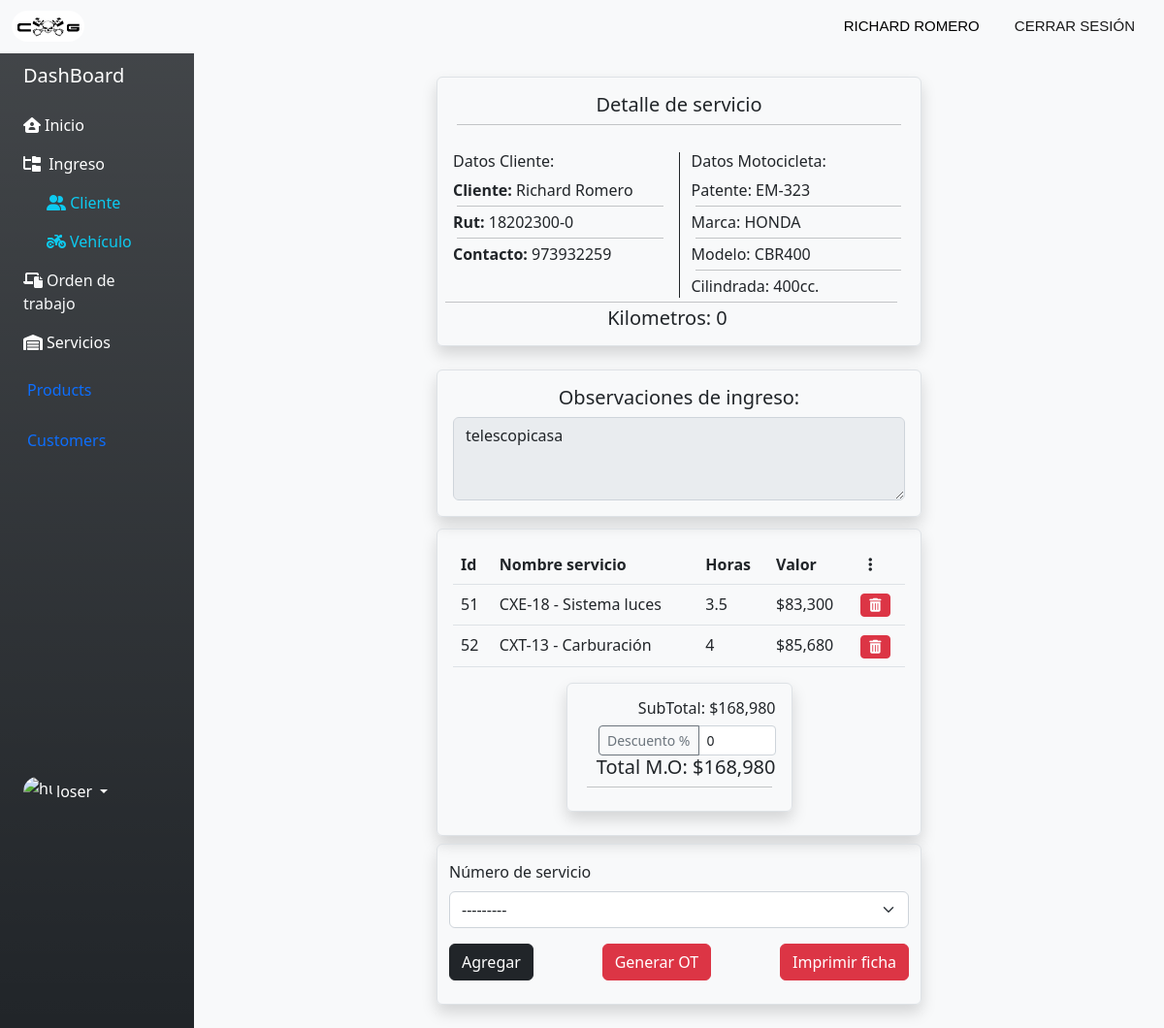
/detail-service/18202300-0/EM-323/5, run on an earlier commit of the app's database.
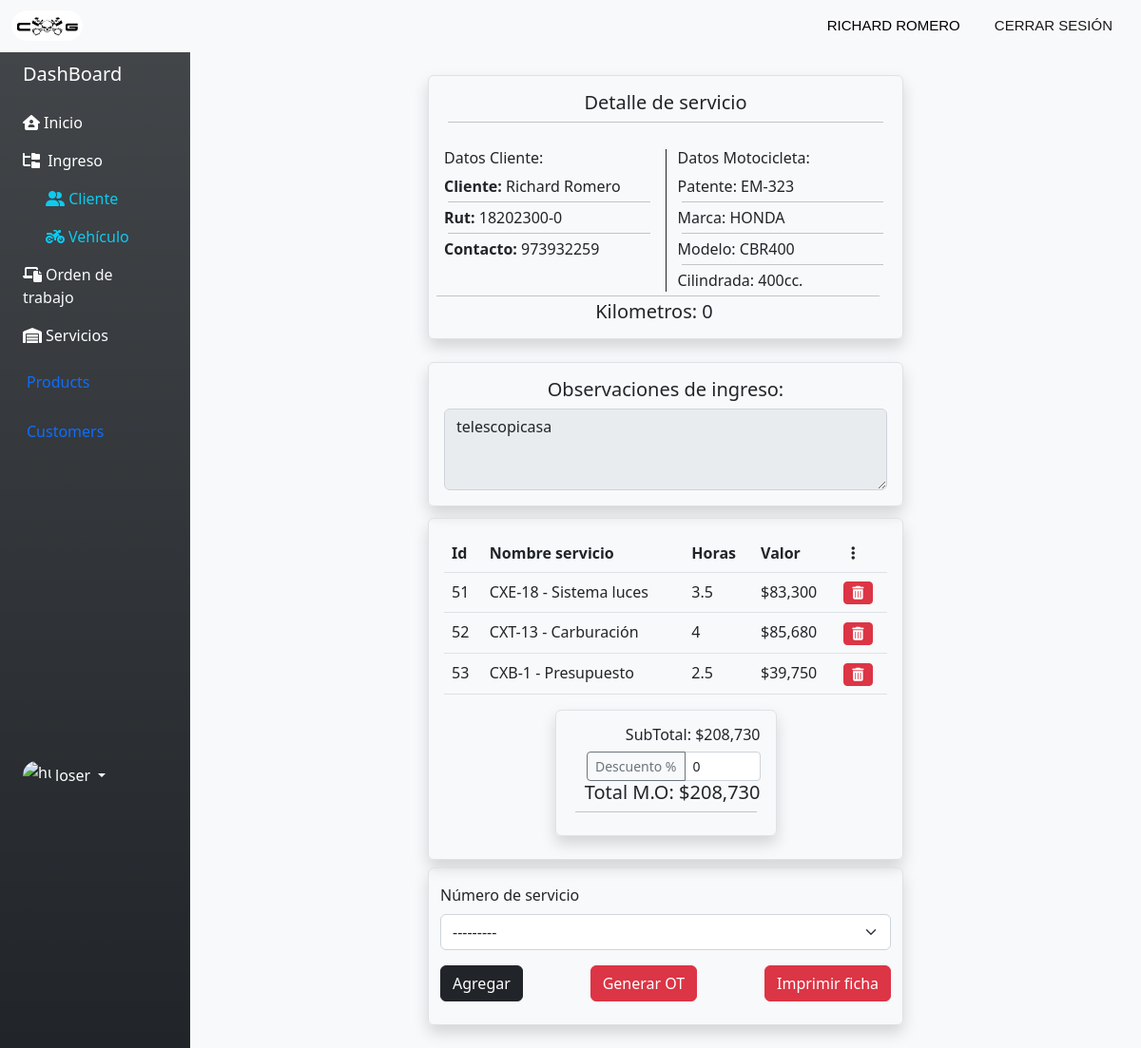
And on a later commit of the database.
### page/models.py (models this page shows, shortened)
class Detalle(models.Model):
    precio_servicio = models.IntegerField( verbose_name="Precio servicio")
    id_fi = models.ForeignKey(Ficha_ingreso, on_delete=models.CASCADE, verbose_name="Número de Ficha", null=True, blank=True)
    id_sv = models.ForeignKey(Servicio, on_delete=models.CASCADE, verbose_name="Número de servicio")

class Servicio(models.Model):
    id = models.CharField(primary_key=True, max_length=20)
    nombre_sv = models.CharField(max_length=50, verbose_name= "Nombre Servicio")
    desc_sv = models.TextField(verbose_name= "Descripción Servicio")
    hrs_240 = models.FloatField( verbose_name="Horas hasta 240 cc")
    hrs_500 = models.FloatField( verbose_name="Horas hasta 500 cc")
    hrs_800 = models.FloatField( verbose_name="Horas hasta 800 cc")
    hrs_810 = models.FloatField( verbose_name="Horas desde 810 cc")
    tipo_sv = models.CharField(max_length=250 ,verbose_name= "Tipo Servicio", choices=opcion_tipo_sv, default='Mantención')
    id_hh = models.ForeignKey(HoraHombre, verbose_name= "ID Hora Hombre", on_delete=models.CASCADE)
    def __str__(self):
        return self.id +' - '+ self.nombre_sv

class HoraHombre(models.Model):
    nombre_hh = models.CharField(max_length=50)
    descripcion_hh= models.CharField(max_length=250, verbose_name="Descripción")
    precio_hh= models.PositiveIntegerField(verbose_name="Precio")

### page/views.py (the view, shortened to what this page needs)
# urls.py: path('detail-service/<str:rut>/<str:patente>/<int:ficha>', detail_service, name= "detail-service"),
def detail_service(request, rut, patente, ficha):
    form = DetalleForm(request.POST or None, initial={'id_fi': ficha})
    ficha_id = Ficha_ingreso.objects.get(id=ficha)
    detalles = Detalle.objects.filter(id_fi = ficha)
    Mbikes = Vehiculo.objects.get(patente_vh = patente)
    client = Cliente.objects.get(rut_cli = rut)
    total = 0
    totalFin = 0
    desc = 0
    for detalle in detalles:
        total += detalle.precio_servicio
    data = {
        "form": form,
        "client": client,
        "Mbikes": Mbikes,
        "detalles": detalles,
        "ficha": ficha,
        "total":total,
        "totalFin":totalFin,
        "ficha_id": ficha_id,
        "desc": desc
    }
    if totalFin ==0:
        data["totalFin"] = total
    if request.method == 'GET':
        descData = request.GET.get('descuento', None)
    cc = Mbikes.cilindrada_vh
    def calculo(cc, sv):
        id_hh = sv.id_hh.precio_hh
        if cc < 240:
            horas = sv.hrs_240
            precio = id_hh*horas
            return round(int(precio))
        elif 241<cc<500:
            horas = sv.hrs_500
            precio = id_hh*horas
            return round(int(precio))
        elif 501 <cc< 810:
            horas = sv.hrs_800
            precio = id_hh*horas
            return round(int(precio))
        elif cc > 810:
            horas = sv.hrs_810
            precio = id_hh*horas
            return round(int(precio))
        precio = 10000
        return precio
    return render(request, "app/detail-service.html", data)

### page/forms.py
class DetalleForm(forms.ModelForm):
    class Meta:
        model = Detalle
        fields = '__all__'
        exclude = ('precio_servicio', 'id_fi')

### page/models.py (called while the page is built)
    def __str__(self):
        return str(self.id) #type: ignore

### page/templates/app/detail-service.html (shortened to what the changed rows need)
{% extends 'layouts/base-dashboard.html' %}
{% load static %}
{% load django_bootstrap5 %}
{% block content %}
{% load humanize %}
{% load mathfilters %}
<div class="container-fluid">
    <div class="row">
        <div class="col mt-2">
            <div class="row d-flex justify-content-center">
                <div class="container">
                    <div class="row">
                        <div class="col-12 col-md-6 offset-md-3 mt-1 border rounded shadow p-3 mb-2">
                            <table class="table table-hover">
                                <thead>
                                    <tr>
                                        <th scope="col">Id</th>
                                        <th scope="col">Nombre servicio</th>
                                        <th scope="col">Horas</th>
                                        <th scope="col">Valor</th>
                                        <th scope="col"><i class="fa-solid fa-ellipsis-vertical mx-2"></i></th>
                                    </tr>
                                </thead>
                                <tbody>
                                    {% for detalle in detalles %}
                                    <tr>
                                        <td scope="row">{{detalle.id}}</td>
                                        <td>{{detalle.id_sv}}</td>
                                        <td>{{detalle.precio_servicio|div:detalle.id_sv.id_hh.precio_hh|floatformat}}
                                        </td>
                                        <td>${{detalle.precio_servicio|intcomma}}</td>
                                        <td><a
                                                href="{% url 'delete-detail' detalle.id client.rut_cli Mbikes.patente_vh ficha %}"><i
                                                    class="fa-solid fa-trash-can btn btn-danger btn-sm"></i></a></td>
                                    </tr>
                                    {% endfor %}
                                </tbody>
                            </table>
                            {% if total %}
                            <div class="col-12 col-md-6 offset-md-3 mt-1 border rounded shadow p-3 mb-2">
                                <div class="text-end">
                                    <h6>SubTotal: ${{total|intcomma}}</h6>
                                    <form action="" method="GET">
                                        <div class="d-inline-flex">
                                            <div class="input-group input-group-sm flex-nowrap">
                                                <button class="btn btn-outline-secondary" type="submit"
                                                    id="button-addon1">Descuento %</button>
                                                <input type="number" class="form-control" placeholder="%" aria-label="%"
                                                    aria-describedby="addon-wrapping" value="{{desc}}" name="descuento"
                                                    style="max-width: 80px;">
                                            </div>
                                        </div>
                                    </form>
                                    <h5>Total M.O: ${{totalFin|intcomma}}</h5>
                                    <hr class="p-0 m-1">
                                </div>
                            </div>
                            {% endif %}
                        </div>
                    </div>
                </div>
            </div>
        </div>
    </div>
</div>
{% endblock content %}

What changed in the data, as far as the page shows it:
added Detalle: id "53", id_sv "CXB-1 - Presupuesto", precio_servicio|div "2.5", precio_servicio "39,750"
Also different on the page:
{{ total|intcomma }}: "168,980" → "208,730"
{{ totalFin|intcomma }}: "168,980" → "208,730"
